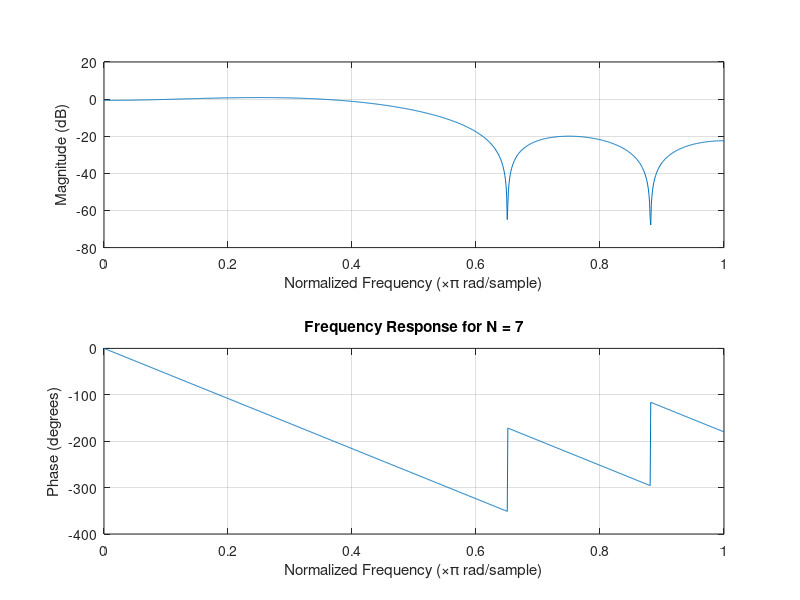
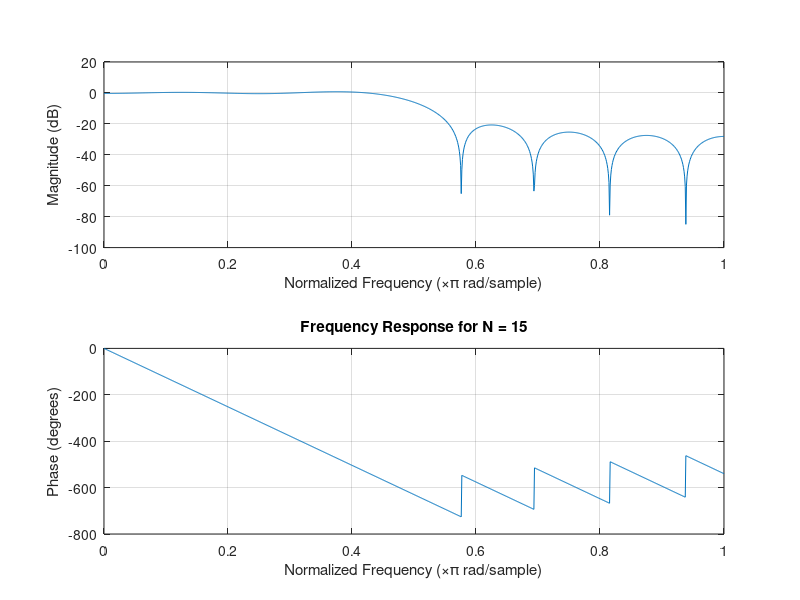
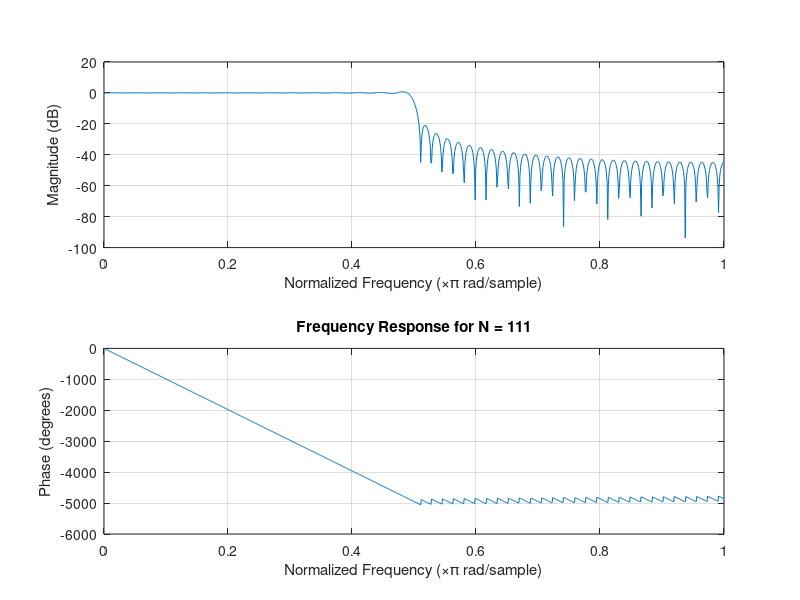

The MATLAB script that drew these images, in order:
% Assignment 6: Frequency plots of LPF
N_values = [7, 15, 111];

for idx = 1:length(N_values)
    N = N_values(idx);
    n = -(N-1)/2 : (N-1)/2;
    h = 0.5 * sinc(n / 2);
    w = ones(1, N);
    h_windowed = h .* w;
    
    % The filter is made causal by considering h[n] for n = 0 to N-1
    h_causal = h_windowed;
    
    figure;
    freqz(h_causal, 1, 1024);
    title(['Frequency Response for N = ', num2str(N)]);
end
